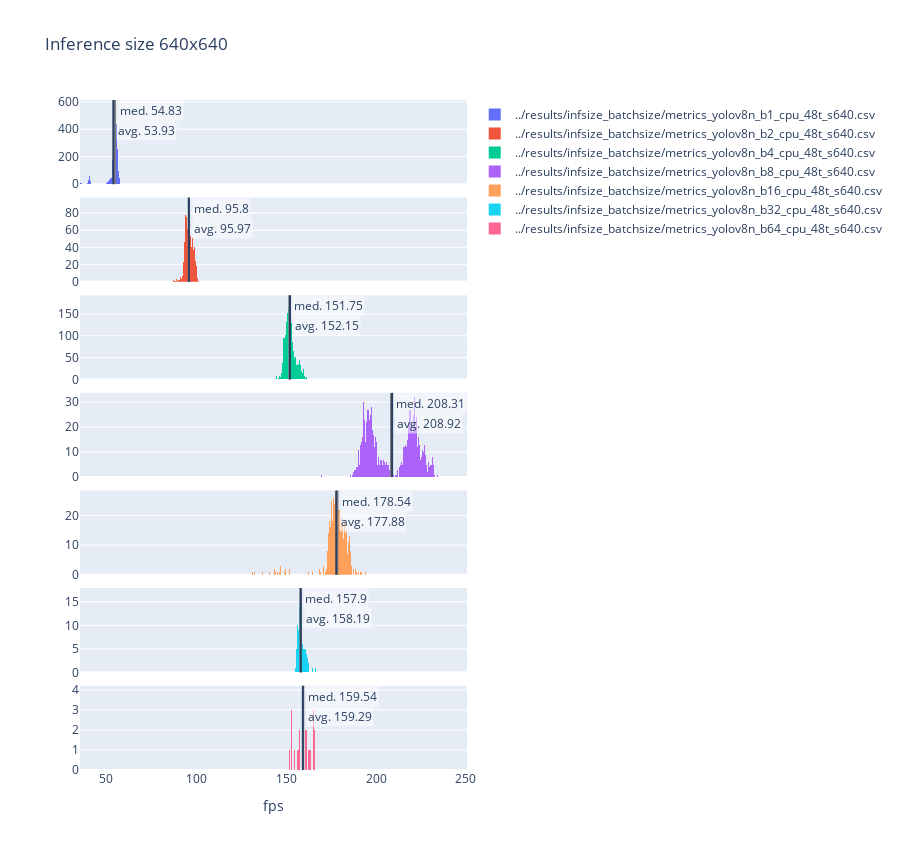
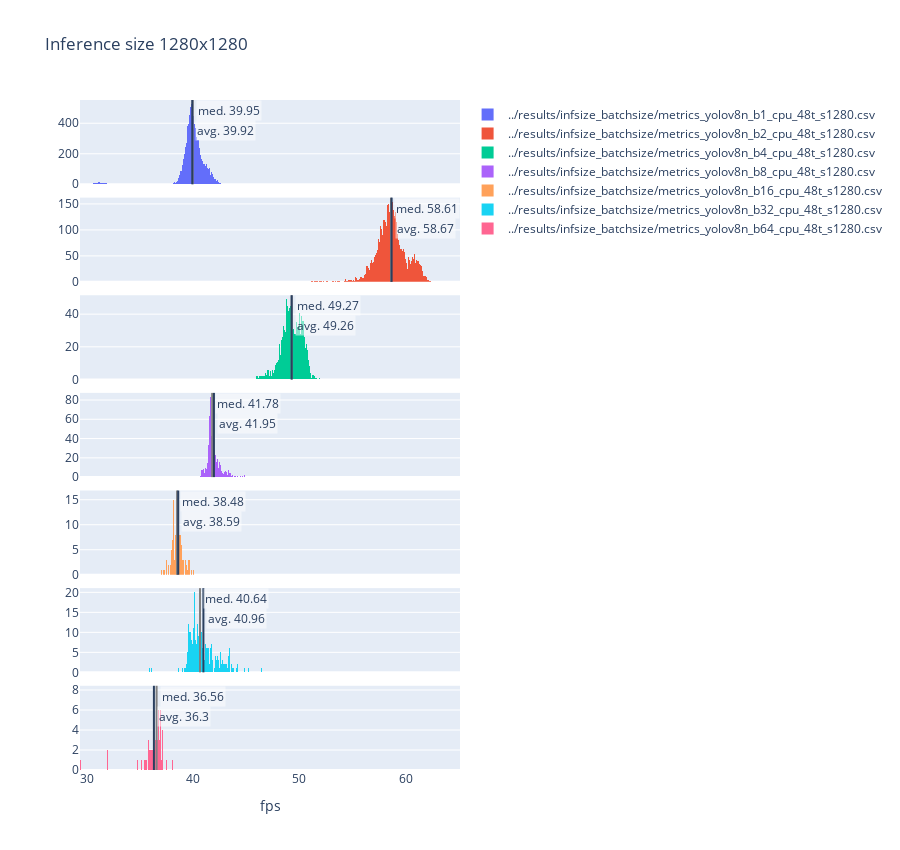

Notebook code for these charts, in order:
### Code cell
files = [
    '../results/infsize_batchsize/metrics_yolov8n_b1_cpu_48t_s640.csv',
    '../results/infsize_batchsize/metrics_yolov8n_b2_cpu_48t_s640.csv',
    '../results/infsize_batchsize/metrics_yolov8n_b4_cpu_48t_s640.csv',
    '../results/infsize_batchsize/metrics_yolov8n_b8_cpu_48t_s640.csv',
    '../results/infsize_batchsize/metrics_yolov8n_b16_cpu_48t_s640.csv',
    '../results/infsize_batchsize/metrics_yolov8n_b32_cpu_48t_s640.csv',
    '../results/infsize_batchsize/metrics_yolov8n_b64_cpu_48t_s640.csv',
]

create_histograms([read_metrics(f) for f in files], files, 'Inference size 640x640', 'fps').show()

files = [
    '../results/infsize_batchsize/metrics_yolov8n_b1_cpu_48t_s1280.csv',
    '../results/infsize_batchsize/metrics_yolov8n_b2_cpu_48t_s1280.csv',
    '../results/infsize_batchsize/metrics_yolov8n_b4_cpu_48t_s1280.csv',
    '../results/infsize_batchsize/metrics_yolov8n_b8_cpu_48t_s1280.csv',
    '../results/infsize_batchsize/metrics_yolov8n_b16_cpu_48t_s1280.csv',
    '../results/infsize_batchsize/metrics_yolov8n_b32_cpu_48t_s1280.csv',
    '../results/infsize_batchsize/metrics_yolov8n_b64_cpu_48t_s1280.csv',
]

create_histograms([read_metrics(f) for f in files], files, 'Inference size 1280x1280', 'fps').show()

### Figure 1 — Plotly figure (JSON) as saved in the notebook; plotly's stock layout.template omitted (floating-point values rounded to 4 significant figures; data arrays with more than 128 entries replaced by an {"elided": "..."} marker saying what was removed)
{"data": [{"name": "../results/infsize_batchsize/metrics_yolov8n_b1_cpu_48t_s640.csv", "nbinsx": 200, "type": "histogram", "x": {"elided": "7920 float values"}, "xaxis": "x", "yaxis": "y"}, {"name": "../results/infsize_batchsize/metrics_yolov8n_b2_cpu_48t_s640.csv", "nbinsx": 200, "type": "histogram", "x": {"elided": "3960 float values"}, "xaxis": "x2", "yaxis": "y2"}, {"name": "../results/infsize_batchsize/metrics_yolov8n_b4_cpu_48t_s640.csv", "nbinsx": 200, "type": "histogram", "x": {"elided": "1980 float values"}, "xaxis": "x3", "yaxis": "y3"}, {"name": "../results/infsize_batchsize/metrics_yolov8n_b8_cpu_48t_s640.csv", "nbinsx": 200, "type": "histogram", "x": {"elided": "990 float values"}, "xaxis": "x4", "yaxis": "y4"}, {"name": "../results/infsize_batchsize/metrics_yolov8n_b16_cpu_48t_s640.csv", "nbinsx": 200, "type": "histogram", "x": {"elided": "495 float values"}, "xaxis": "x5", "yaxis": "y5"}, {"name": "../results/infsize_batchsize/metrics_yolov8n_b32_cpu_48t_s640.csv", "nbinsx": 200, "type": "histogram", "x": {"elided": "247 float values"}, "xaxis": "x6", "yaxis": "y6"}, {"name": "../results/infsize_batchsize/metrics_yolov8n_b64_cpu_48t_s640.csv", "nbinsx": 200, "type": "histogram", "x": [154.9, 168.4, 158.4, 157.0, 168.7, 157.5, 156.2, 166.0, 158.2, 162.5, 161.4, 159.3, 165.6, 167.8, 159.5, 159.2, 164.1, 159.1, 156.9, 167.9, 163.9, 157.6, 165.2, 157.9, 164.4, 154.6, 162.3, 163.5, 153.0, 162.5, 155.4, 161.6, 154.9, 161.1, 163.0, 152.9, 154.9, 163.7, 153.7, 162.1, 163.1, 157.2, 159.5, 163.2, 159.0, 163.8, 154.0, 161.2, 155.6, 164.0, 162.0, 154.7, 154.3, 161.4, 165.3, 153.8, 160.9, 164.0, 153.2, 155.4, 158.1, 155.0, 160.8, 159.9, 165.3, 161.1, 155.1, 157.6, 158.5, 162.2, 151.7, 156.3, 155.7, 161.3, 163.7, 153.8, 160.4, 161.4, 163.2, 158.9, 162.8, 153.1, 164.0, 159.9, 158.9, 162.1, 160, 159.7, 164.0, 153.9, 155.5, 151.9, 163.5, 153.5, 161.4, 164.8, 156.4, 161.2, 165.8, 158.9, 155.3, 159.3, 159.9, 164.0, 152.4, 152.1, 159.9, 152.7, 163.3, 151.8, 153.0, 168.4, 153.1, 157.5, 165.8, 152.7, 152.3, 162.3, 152.1, 151.5, 160.7, 161.1, 158.4], "xaxis": "x7", "yaxis": "y7"}], "layout": {"annotations": [{"bgcolor": "rgba(255,255,255,0.5)", "showarrow": false, "text": "med. 54.83", "x": 54.83, "xanchor": "left", "xref": "x", "xshift": 3, "y": 1, "yanchor": "top", "yref": "y domain"}, {"bgcolor": "rgba(255,255,255,0.5)", "showarrow": false, "text": "avg. 53.93", "x": 53.93, "xanchor": "left", "xref": "x", "xshift": 3, "y": 1, "yanchor": "top", "yref": "y domain", "yshift": -20}, {"bgcolor": "rgba(255,255,255,0.5)", "showarrow": false, "text": "med. 95.8", "x": 95.8, "xanchor": "left", "xref": "x2", "xshift": 3, "y": 1, "yanchor": "top", "yref": "y2 domain"}, {"bgcolor": "rgba(255,255,255,0.5)", "showarrow": false, "text": "avg. 95.97", "x": 95.97, "xanchor": "left", "xref": "x2", "xshift": 3, "y": 1, "yanchor": "top", "yref": "y2 domain", "yshift": -20}, {"bgcolor": "rgba(255,255,255,0.5)", "showarrow": false, "text": "med. 151.75", "x": 151.7, "xanchor": "left", "xref": "x3", "xshift": 3, "y": 1, "yanchor": "top", "yref": "y3 domain"}, {"bgcolor": "rgba(255,255,255,0.5)", "showarrow": false, "text": "avg. 152.15", "x": 152.1, "xanchor": "left", "xref": "x3", "xshift": 3, "y": 1, "yanchor": "top", "yref": "y3 domain", "yshift": -20}, {"bgcolor": "rgba(255,255,255,0.5)", "showarrow": false, "text": "med. 208.31", "x": 208.3, "xanchor": "left", "xref": "x4", "xshift": 3, "y": 1, "yanchor": "top", "yref": "y4 domain"}, {"bgcolor": "rgba(255,255,255,0.5)", "showarrow": false, "text": "avg. 208.92", "x": 208.9, "xanchor": "left", "xref": "x4", "xshift": 3, "y": 1, "yanchor": "top", "yref": "y4 domain", "yshift": -20}, {"bgcolor": "rgba(255,255,255,0.5)", "showarrow": false, "text": "med. 178.54", "x": 178.5, "xanchor": "left", "xref": "x5", "xshift": 3, "y": 1, "yanchor": "top", "yref": "y5 domain"}, {"bgcolor": "rgba(255,255,255,0.5)", "showarrow": false, "text": "avg. 177.88", "x": 177.9, "xanchor": "left", "xref": "x5", "xshift": 3, "y": 1, "yanchor": "top", "yref": "y5 domain", "yshift": -20}, {"bgcolor": "rgba(255,255,255,0.5)", "showarrow": false, "text": "med. 157.9", "x": 157.9, "xanchor": "left", "xref": "x6", "xshift": 3, "y": 1, "yanchor": "top", "yref": "y6 domain"}, {"bgcolor": "rgba(255,255,255,0.5)", "showarrow": false, "text": "avg. 158.19", "x": 158.2, "xanchor": "left", "xref": "x6", "xshift": 3, "y": 1, "yanchor": "top", "yref": "y6 domain", "yshift": -20}, {"bgcolor": "rgba(255,255,255,0.5)", "showarrow": false, "text": "med. 159.54", "x": 159.5, "xanchor": "left", "xref": "x7", "xshift": 3, "y": 1, "yanchor": "top", "yref": "y7 domain"}, {"bgcolor": "rgba(255,255,255,0.5)", "showarrow": false, "text": "avg. 159.29", "x": 159.3, "xanchor": "left", "xref": "x7", "xshift": 3, "y": 1, "yanchor": "top", "yref": "y7 domain", "yshift": -20}], "height": 850, "shapes": [{"line": {"color": "grey"}, "type": "line", "x0": 54.83, "x1": 54.83, "xref": "x", "y0": 0, "y1": 1, "yref": "y domain"}, {"type": "line", "x0": 53.93, "x1": 53.93, "xref": "x", "y0": 0, "y1": 1, "yref": "y domain"}, {"line": {"color": "grey"}, "type": "line", "x0": 95.8, "x1": 95.8, "xref": "x2", "y0": 0, "y1": 1, "yref": "y2 domain"}, {"type": "line", "x0": 95.97, "x1": 95.97, "xref": "x2", "y0": 0, "y1": 1, "yref": "y2 domain"}, {"line": {"color": "grey"}, "type": "line", "x0": 151.7, "x1": 151.7, "xref": "x3", "y0": 0, "y1": 1, "yref": "y3 domain"}, {"type": "line", "x0": 152.1, "x1": 152.1, "xref": "x3", "y0": 0, "y1": 1, "yref": "y3 domain"}, {"line": {"color": "grey"}, "type": "line", "x0": 208.3, "x1": 208.3, "xref": "x4", "y0": 0, "y1": 1, "yref": "y4 domain"}, {"type": "line", "x0": 208.9, "x1": 208.9, "xref": "x4", "y0": 0, "y1": 1, "yref": "y4 domain"}, {"line": {"color": "grey"}, "type": "line", "x0": 178.5, "x1": 178.5, "xref": "x5", "y0": 0, "y1": 1, "yref": "y5 domain"}, {"type": "line", "x0": 177.9, "x1": 177.9, "xref": "x5", "y0": 0, "y1": 1, "yref": "y5 domain"}, {"line": {"color": "grey"}, "type": "line", "x0": 157.9, "x1": 157.9, "xref": "x6", "y0": 0, "y1": 1, "yref": "y6 domain"}, {"type": "line", "x0": 158.2, "x1": 158.2, "xref": "x6", "y0": 0, "y1": 1, "yref": "y6 domain"}, {"line": {"color": "grey"}, "type": "line", "x0": 159.5, "x1": 159.5, "xref": "x7", "y0": 0, "y1": 1, "yref": "y7 domain"}, {"type": "line", "x0": 159.3, "x1": 159.3, "xref": "x7", "y0": 0, "y1": 1, "yref": "y7 domain"}], "title": {"text": "Inference size 640x640"}, "xaxis": {"anchor": "y", "domain": [0, 1], "matches": "x7", "showticklabels": false}, "xaxis2": {"anchor": "y2", "domain": [0, 1], "matches": "x7", "showticklabels": false}, "xaxis3": {"anchor": "y3", "domain": [0, 1], "matches": "x7", "showticklabels": false}, "xaxis4": {"anchor": "y4", "domain": [0, 1], "matches": "x7", "showticklabels": false}, "xaxis5": {"anchor": "y5", "domain": [0, 1], "matches": "x7", "showticklabels": false}, "xaxis6": {"anchor": "y6", "domain": [0, 1], "matches": "x7", "showticklabels": false}, "xaxis7": {"anchor": "y7", "domain": [0, 1], "title": {"text": "fps"}}, "yaxis": {"anchor": "x", "domain": [0.8743, 1]}, "yaxis2": {"anchor": "x2", "domain": [0.7286, 0.8543]}, "yaxis3": {"anchor": "x3", "domain": [0.5829, 0.7086]}, "yaxis4": {"anchor": "x4", "domain": [0.4371, 0.5629]}, "yaxis5": {"anchor": "x5", "domain": [0.2914, 0.4171]}, "yaxis6": {"anchor": "x6", "domain": [0.1457, 0.2714]}, "yaxis7": {"anchor": "x7", "domain": [0, 0.1257]}}}

### Figure 2 — Plotly figure (JSON) as saved in the notebook; plotly's stock layout.template omitted (floating-point values rounded to 4 significant figures; data arrays with more than 128 entries replaced by an {"elided": "..."} marker saying what was removed)
{"data": [{"name": "../results/infsize_batchsize/metrics_yolov8n_b1_cpu_48t_s1280.csv", "nbinsx": 200, "type": "histogram", "x": {"elided": "7920 float values"}, "xaxis": "x", "yaxis": "y"}, {"name": "../results/infsize_batchsize/metrics_yolov8n_b2_cpu_48t_s1280.csv", "nbinsx": 200, "type": "histogram", "x": {"elided": "3960 float values"}, "xaxis": "x2", "yaxis": "y2"}, {"name": "../results/infsize_batchsize/metrics_yolov8n_b4_cpu_48t_s1280.csv", "nbinsx": 200, "type": "histogram", "x": {"elided": "1980 float values"}, "xaxis": "x3", "yaxis": "y3"}, {"name": "../results/infsize_batchsize/metrics_yolov8n_b8_cpu_48t_s1280.csv", "nbinsx": 200, "type": "histogram", "x": {"elided": "990 float values"}, "xaxis": "x4", "yaxis": "y4"}, {"name": "../results/infsize_batchsize/metrics_yolov8n_b16_cpu_48t_s1280.csv", "nbinsx": 200, "type": "histogram", "x": {"elided": "495 float values"}, "xaxis": "x5", "yaxis": "y5"}, {"name": "../results/infsize_batchsize/metrics_yolov8n_b32_cpu_48t_s1280.csv", "nbinsx": 200, "type": "histogram", "x": {"elided": "247 float values"}, "xaxis": "x6", "yaxis": "y6"}, {"name": "../results/infsize_batchsize/metrics_yolov8n_b64_cpu_48t_s1280.csv", "nbinsx": 200, "type": "histogram", "x": [37.01, 37.64, 36.94, 36.69, 36.67, 36.9, 36.62, 37.11, 37.08, 35.66, 36.43, 37.12, 36.97, 37.11, 37.07, 37.16, 38.05, 36.82, 32.28, 29.4, 36.95, 36.25, 37.13, 36.62, 36.74, 36.92, 36.05, 37.41, 37.49, 36.75, 36.35, 36.72, 36.6, 36.78, 36.69, 36.44, 36.87, 36.71, 36.66, 36.99, 36.41, 36.69, 36.85, 36.69, 36.56, 36.6, 36.81, 36.7, 36.4, 36.85, 36.9, 35.06, 36.68, 31.95, 36.38, 36.79, 36.63, 35.36, 36.44, 36.52, 36.88, 37.63, 38.04, 32.65, 36.76, 36.93, 36.41, 31.91, 36.54, 36.5, 36.29, 37.2, 36.96, 36.79, 36.93, 35.79, 35.59, 36.56, 36.33, 36.23, 36.39, 36.31, 36.59, 36.76, 36.99, 36.73, 35.42, 36.73, 36.07, 36.02, 36.2, 36.12, 36.48, 35.97, 36.44, 36.68, 36.23, 35.55, 35.1, 34.8, 36.28, 36.21, 35.96, 36.02, 36.42, 36.13, 35.88, 35.67, 36.24, 35.81, 35.76, 35.92, 36.57, 36.0, 36.45, 36.23, 35.79, 35.87, 36.2, 35.61, 36.3, 35.84, 36.58], "xaxis": "x7", "yaxis": "y7"}], "layout": {"annotations": [{"bgcolor": "rgba(255,255,255,0.5)", "showarrow": false, "text": "med. 39.95", "x": 39.95, "xanchor": "left", "xref": "x", "xshift": 3, "y": 1, "yanchor": "top", "yref": "y domain"}, {"bgcolor": "rgba(255,255,255,0.5)", "showarrow": false, "text": "avg. 39.92", "x": 39.92, "xanchor": "left", "xref": "x", "xshift": 3, "y": 1, "yanchor": "top", "yref": "y domain", "yshift": -20}, {"bgcolor": "rgba(255,255,255,0.5)", "showarrow": false, "text": "med. 58.61", "x": 58.61, "xanchor": "left", "xref": "x2", "xshift": 3, "y": 1, "yanchor": "top", "yref": "y2 domain"}, {"bgcolor": "rgba(255,255,255,0.5)", "showarrow": false, "text": "avg. 58.67", "x": 58.67, "xanchor": "left", "xref": "x2", "xshift": 3, "y": 1, "yanchor": "top", "yref": "y2 domain", "yshift": -20}, {"bgcolor": "rgba(255,255,255,0.5)", "showarrow": false, "text": "med. 49.27", "x": 49.27, "xanchor": "left", "xref": "x3", "xshift": 3, "y": 1, "yanchor": "top", "yref": "y3 domain"}, {"bgcolor": "rgba(255,255,255,0.5)", "showarrow": false, "text": "avg. 49.26", "x": 49.26, "xanchor": "left", "xref": "x3", "xshift": 3, "y": 1, "yanchor": "top", "yref": "y3 domain", "yshift": -20}, {"bgcolor": "rgba(255,255,255,0.5)", "showarrow": false, "text": "med. 41.78", "x": 41.78, "xanchor": "left", "xref": "x4", "xshift": 3, "y": 1, "yanchor": "top", "yref": "y4 domain"}, {"bgcolor": "rgba(255,255,255,0.5)", "showarrow": false, "text": "avg. 41.95", "x": 41.95, "xanchor": "left", "xref": "x4", "xshift": 3, "y": 1, "yanchor": "top", "yref": "y4 domain", "yshift": -20}, {"bgcolor": "rgba(255,255,255,0.5)", "showarrow": false, "text": "med. 38.48", "x": 38.48, "xanchor": "left", "xref": "x5", "xshift": 3, "y": 1, "yanchor": "top", "yref": "y5 domain"}, {"bgcolor": "rgba(255,255,255,0.5)", "showarrow": false, "text": "avg. 38.59", "x": 38.59, "xanchor": "left", "xref": "x5", "xshift": 3, "y": 1, "yanchor": "top", "yref": "y5 domain", "yshift": -20}, {"bgcolor": "rgba(255,255,255,0.5)", "showarrow": false, "text": "med. 40.64", "x": 40.64, "xanchor": "left", "xref": "x6", "xshift": 3, "y": 1, "yanchor": "top", "yref": "y6 domain"}, {"bgcolor": "rgba(255,255,255,0.5)", "showarrow": false, "text": "avg. 40.96", "x": 40.96, "xanchor": "left", "xref": "x6", "xshift": 3, "y": 1, "yanchor": "top", "yref": "y6 domain", "yshift": -20}, {"bgcolor": "rgba(255,255,255,0.5)", "showarrow": false, "text": "med. 36.56", "x": 36.56, "xanchor": "left", "xref": "x7", "xshift": 3, "y": 1, "yanchor": "top", "yref": "y7 domain"}, {"bgcolor": "rgba(255,255,255,0.5)", "showarrow": false, "text": "avg. 36.3", "x": 36.3, "xanchor": "left", "xref": "x7", "xshift": 3, "y": 1, "yanchor": "top", "yref": "y7 domain", "yshift": -20}], "height": 850, "shapes": [{"line": {"color": "grey"}, "type": "line", "x0": 39.95, "x1": 39.95, "xref": "x", "y0": 0, "y1": 1, "yref": "y domain"}, {"type": "line", "x0": 39.92, "x1": 39.92, "xref": "x", "y0": 0, "y1": 1, "yref": "y domain"}, {"line": {"color": "grey"}, "type": "line", "x0": 58.61, "x1": 58.61, "xref": "x2", "y0": 0, "y1": 1, "yref": "y2 domain"}, {"type": "line", "x0": 58.67, "x1": 58.67, "xref": "x2", "y0": 0, "y1": 1, "yref": "y2 domain"}, {"line": {"color": "grey"}, "type": "line", "x0": 49.27, "x1": 49.27, "xref": "x3", "y0": 0, "y1": 1, "yref": "y3 domain"}, {"type": "line", "x0": 49.26, "x1": 49.26, "xref": "x3", "y0": 0, "y1": 1, "yref": "y3 domain"}, {"line": {"color": "grey"}, "type": "line", "x0": 41.78, "x1": 41.78, "xref": "x4", "y0": 0, "y1": 1, "yref": "y4 domain"}, {"type": "line", "x0": 41.95, "x1": 41.95, "xref": "x4", "y0": 0, "y1": 1, "yref": "y4 domain"}, {"line": {"color": "grey"}, "type": "line", "x0": 38.48, "x1": 38.48, "xref": "x5", "y0": 0, "y1": 1, "yref": "y5 domain"}, {"type": "line", "x0": 38.59, "x1": 38.59, "xref": "x5", "y0": 0, "y1": 1, "yref": "y5 domain"}, {"line": {"color": "grey"}, "type": "line", "x0": 40.64, "x1": 40.64, "xref": "x6", "y0": 0, "y1": 1, "yref": "y6 domain"}, {"type": "line", "x0": 40.96, "x1": 40.96, "xref": "x6", "y0": 0, "y1": 1, "yref": "y6 domain"}, {"line": {"color": "grey"}, "type": "line", "x0": 36.56, "x1": 36.56, "xref": "x7", "y0": 0, "y1": 1, "yref": "y7 domain"}, {"type": "line", "x0": 36.3, "x1": 36.3, "xref": "x7", "y0": 0, "y1": 1, "yref": "y7 domain"}], "title": {"text": "Inference size 1280x1280"}, "xaxis": {"anchor": "y", "domain": [0, 1], "matches": "x7", "showticklabels": false}, "xaxis2": {"anchor": "y2", "domain": [0, 1], "matches": "x7", "showticklabels": false}, "xaxis3": {"anchor": "y3", "domain": [0, 1], "matches": "x7", "showticklabels": false}, "xaxis4": {"anchor": "y4", "domain": [0, 1], "matches": "x7", "showticklabels": false}, "xaxis5": {"anchor": "y5", "domain": [0, 1], "matches": "x7", "showticklabels": false}, "xaxis6": {"anchor": "y6", "domain": [0, 1], "matches": "x7", "showticklabels": false}, "xaxis7": {"anchor": "y7", "domain": [0, 1], "title": {"text": "fps"}}, "yaxis": {"anchor": "x", "domain": [0.8743, 1]}, "yaxis2": {"anchor": "x2", "domain": [0.7286, 0.8543]}, "yaxis3": {"anchor": "x3", "domain": [0.5829, 0.7086]}, "yaxis4": {"anchor": "x4", "domain": [0.4371, 0.5629]}, "yaxis5": {"anchor": "x5", "domain": [0.2914, 0.4171]}, "yaxis6": {"anchor": "x6", "domain": [0.1457, 0.2714]}, "yaxis7": {"anchor": "x7", "domain": [0, 0.1257]}}}
